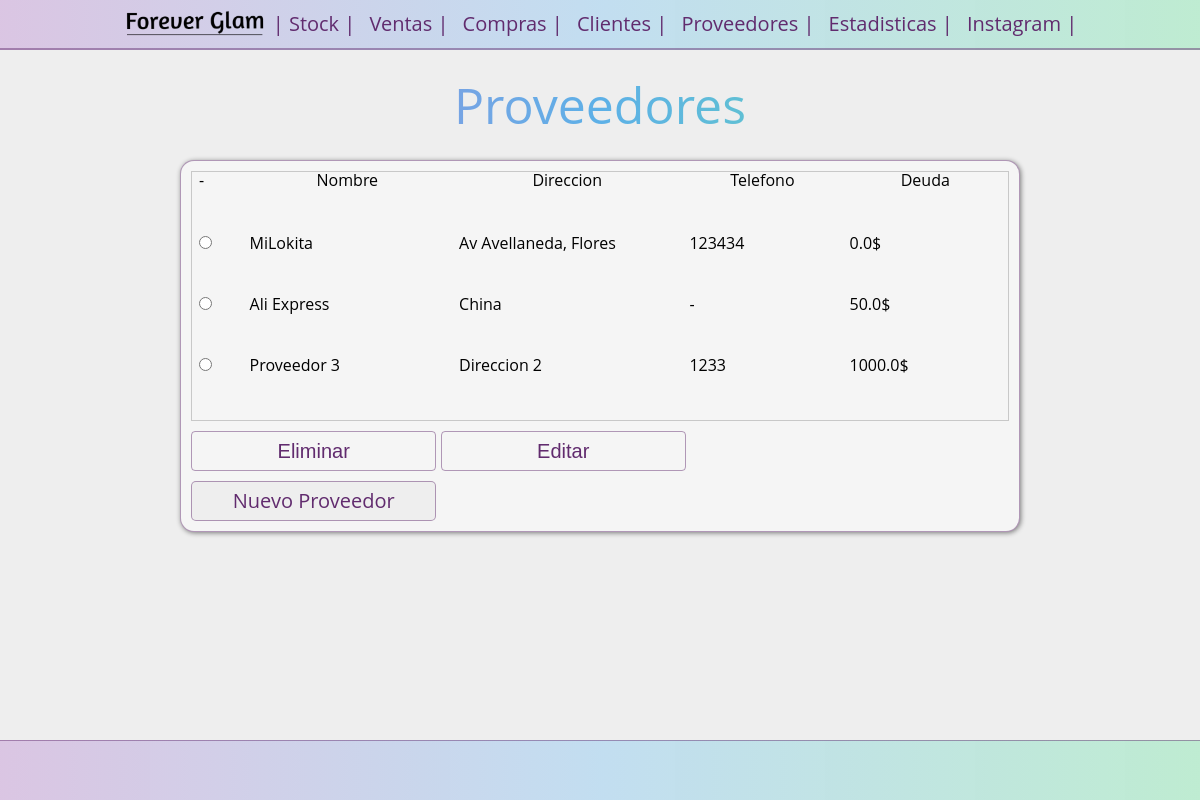
Before: /supplier/ with the older database file.
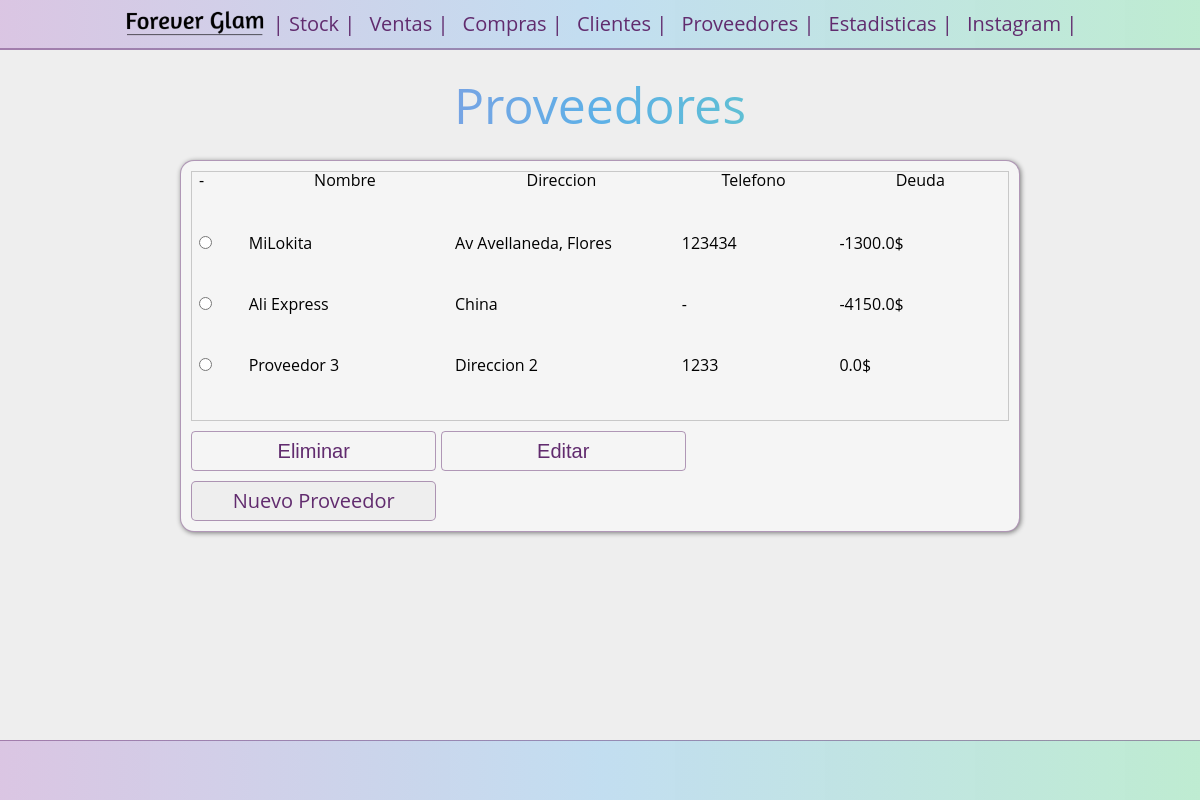
After: the same page with the newer database file.
### supplier/models.py (models this page shows, shortened)
class Supplier(models.Model):
    name = models.CharField(max_length=100)
    tlf = models.CharField(max_length=15, default='')
    debt = models.FloatField(default=0)
    address = models.CharField(max_length=100)

### supplier/views.py (the view)
# urls.py: path("",  views.index, name= "index"),
def index(request):
    supplier_list = Supplier.objects.all()
    return render(request, "supplier/index.html",{
        'supplier_list' : supplier_list
    })

### supplier/templates/supplier/index.html (shortened to what this page needs)
{% extends 'stock/header.html' %}
{% block content %}
{% load static %}
<body>
    <h1 class="titulo">Proveedores</h1>
    {% if supplier_list %}
        <main>
        <form action="{% url 'supplier:update_or_delete'%}" method="post" class="main-form">
            <div class="table-container">
                <table class="main-table">
                    <tr>
                    <td >-</td>
                    <th id="nombre"><strong>Nombre </strong></th>
                    <th ><strong> Direccion </strong></th>
                    <th ><strong> Telefono </strong></th>
                    <th ><strong> Deuda </strong></th>
                    </tr>
                    {% for choice in supplier_list  %}
                            <tr class="main-table__row">
                            <td><input
                                type="radio"
                                name="choice"
                                id="choice{{ forloop.counter }}"
                                value="{{choice.id}}"></td>
                            <label for="choice{{ forloop.counter }}">
                                <td>{{choice.name}}</td>
                                <td>{{choice.address}}</td>
                                <td>{{choice.tlf}}</td>
                                <td>{{choice.debt}}$</td>
                                </tr>
                    {% endfor %}
                </table>
            </div>
            <input type="submit" name="action" value="Eliminar">
            <input type="submit" name="action" value="Editar">
            <a href="{% url 'supplier:new'%}" class="button_grillo" >Nuevo Proveedor</a>
        </form>
        </main>
    {% else %}
        <p class="titulo">No hay proveedores.</p>
        <a href="{% url 'supplier:new'%}" class="button_grillo" >Nuevo Proveedor</a>
    {% endif %}
    <footer>
    </footer>
</body>
{% endblock %}

Changed rows visible on the page:
changed Supplier "MiLokita": debt "0.0" → "-1300.0"
changed Supplier "Ali Express": debt "50.0" → "-4150.0"
changed Supplier "Proveedor 3": debt "1000.0" → "0.0"
